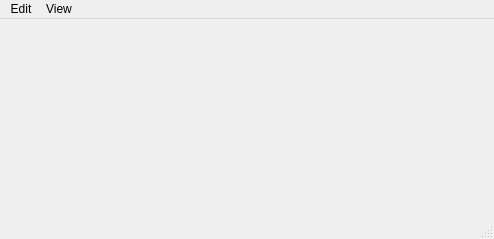
<?xml version="1.0" encoding="UTF-8"?>
<ui version="4.0">
 <class>MainWindow</class>
 <widget class="QMainWindow" name="MainWindow">
  <property name="geometry">
   <rect>
    <x>0</x>
    <y>0</y>
    <width>494</width>
    <height>239</height>
   </rect>
  </property>
  <property name="font">
   <font>
    <family>Arial</family>
   </font>
  </property>
  <property name="windowTitle">
   <string>MainWindow</string>
  </property>
  <widget class="QWidget" name="centralwidget">
   <layout class="QVBoxLayout" name="verticalLayout"/>
  </widget>
  <widget class="QMenuBar" name="menubar">
   <property name="geometry">
    <rect>
     <x>0</x>
     <y>0</y>
     <width>494</width>
     <height>20</height>
    </rect>
   </property>
   <widget class="QMenu" name="menuEdit">
    <property name="title">
     <string>Edit</string>
    </property>
    <addaction name="actionreconnect"/>
    <addaction name="separator"/>
    <addaction name="actionfixfiles"/>
   </widget>
   <widget class="QMenu" name="menuView">
    <property name="title">
     <string>View</string>
    </property>
    <addaction name="actionworkfile"/>
   </widget>
   <addaction name="menuEdit"/>
   <addaction name="menuView"/>
  </widget>
  <widget class="QStatusBar" name="statusbar"/>
  <action name="actionreconnect">
   <property name="text">
    <string>Reconnect to SES</string>
   </property>
  </action>
  <action name="actionworkfile">
   <property name="text">
    <string>Show Workfile Viewer</string>
   </property>
  </action>
  <action name="actionfixfiles">
   <property name="text">
    <string>Fix File Names</string>
   </property>
  </action>
 </widget>
 <resources/>
 <connections/>
</ui>
